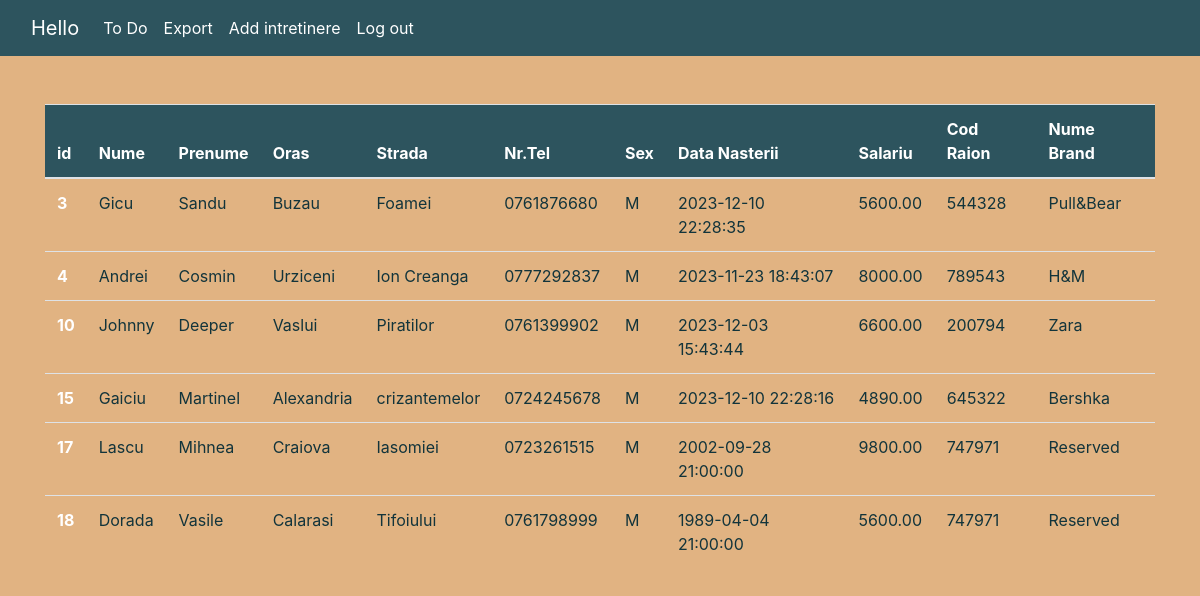
The page /MyShop/userdisplay.php on the database its author committed.
### tables this page shows
CREATE TABLE `angajati` (
  `AngajatiD` int(11) NOT NULL,
  `Nume` varchar(50) NOT NULL,
  `Prenume` varchar(50) NOT NULL,
  `CNP` char(13) NOT NULL,
  `Oras` varchar(50) NOT NULL,
  `Strada` varchar(50) NOT NULL,
  `NrTel` char(13) NOT NULL,
  `Sex` char(1) NOT NULL,
  `DataNasterii` timestamp NOT NULL DEFAULT current_timestamp() ON UPDATE current_timestamp(),
  `Salariu` decimal(8,2) NOT NULL,
  `SupervizorID` int(11) DEFAULT NULL,
  `LinieProductieID` int(11) DEFAULT NULL
);

CREATE TABLE `liniedeproductie` (
  `LinieProductieID` int(11) NOT NULL,
  `NumeBrand` varchar(50) NOT NULL,
  `CodRaion` varchar(50) NOT NULL
);

### MyShop/userdisplay.php (the view, shortened to what this page needs)
<?php
require_once 'include/db.inc.php';
?>
<!DOCTYPE html>
<html lang="en">
<head>
    <link rel="stylesheet" href="https://cdn.jsdelivr.net/npm/bootstrap@4.0.0/dist/css/bootstrap.min.css">
    <link rel="stylesheet" href="style/Popup.css">
</head>
<body>
    <nav class="navbar navbar-expand-lg bg-body-tertiary " style="background-color: #2d545e;">
        <div class="container-fluid">
            <a class="navbar-brand" href="userdisplay.php">Hello
            </a>
            <div class="collapse navbar-collapse" id="navbarNav">
                <ul class="navbar-nav">
                    <li class="nav-item">
                        <a class="nav-link active" aria-current="page" href="usertodo.php">To Do</a>
                    </li>
                    <li class="nav-item">
                        <a class="nav-link" href="userexport.php">Export</a>
                    </li>
                    <li class="nav-item">
                        <?php
                        echo '<a class="nav-link" href="#" onclick="displayPopup(event)">Add intretinere</a>';
                        ?>
                    </li>
                    <li class="nav-item">
                        <a class="nav-link" href="login.php">Log out</a>
                    </li>
                </ul>
            </div>
        </div>
    </nav>
    <div class="container">
        <table class="table my-5">
            <thead class="thead" style="background-color: #2d545e;">
                <tr>
                    <th scope="col">id</th>
                    <th scope="col">Nume</th>
                    <th scope="col">Prenume</th>
                    <th scope="col">Oras</th>
                    <th scope="col">Strada</th>
                    <th scope="col">Nr.Tel</th>
                    <th scope="col">Sex</th>
                    <th scope="col">Data Nasterii</th>
                    <th scope="col">Salariu</th>
                    <th scope="col">Cod Raion</th>
                    <th scope="col">Nume Brand</th>
                </tr>
            </thead>
            <tbody>
                <?php
                $sql = "SELECT A.*, B.CodRaion AS 'CodRaion', B.NumeBrand AS 'NumeBrand'
                        FROM angajati A JOIN liniedeproductie B ON A.LinieProductieID = B.LinieProductieID;";
                $result = $pdo->query($sql);
                if ($result) {
                    while ($row = $result->fetch(PDO::FETCH_ASSOC)) {
                        $id = $row["AngajatiD"];
                        $nume = $row["Nume"];
                        $prenume = $row["Prenume"];
                        $oras = $row["Oras"];
                        $strada = $row["Strada"];
                        $nrtel = $row["NrTel"];
                        $sex = $row["Sex"];
                        $data = $row["DataNasterii"];
                        $salariu = $row["Salariu"];
                        $codraion = $row["CodRaion"];
                        $numebrand = $row["NumeBrand"];
                        echo '<tr>
                        <th scope="row">' . $id . '</th>
                        <td>' . $nume . '</td>
                        <td>' . $prenume . '</td>
                        <td>' . $oras . '</td>
                        <td>' . $strada . '</td>
                        <td>' . $nrtel . '</td>
                        <td>' . $sex . '</td>
                        <td>' . $data . '</td>
                        <td>' . $salariu . '</td>
                        <td>' . $codraion . '</td>
                        <td>' . $numebrand . '</td>
                        </tr>';
                    }
                }
                ?>
            </tbody>
        </table>
    </div>
</body>
</html>

### MyShop/style/Popup.css (style rules this page uses)
body { background-color: #e1b382 !important; }
.navbar-nav .nav-link, .navbar-brand, th { color: white !important; }
td { color: #12343b; }

### rows shown on the page
angajati: AngajatiD "3", Nume "Gicu", Prenume "Sandu", Oras "Buzau", Strada "Foamei", NrTel "0761876680", Sex "M", DataNasterii "2023-12-10 22:28:35", Salariu "5600.00", LinieProductieID.CodRaion "544328", LinieProductieID.NumeBrand "Pull&Bear"
angajati: AngajatiD "4", Nume "Andrei", Prenume "Cosmin", Oras "Urziceni", Strada "Ion Creanga", NrTel "0777292837", Sex "M", DataNasterii "2023-11-23 18:43:07", Salariu "8000.00", LinieProductieID.CodRaion "789543", LinieProductieID.NumeBrand "H&M"
angajati: AngajatiD "10", Nume "Johnny", Prenume "Deeper", Oras "Vaslui", Strada "Piratilor", NrTel "0761399902", Sex "M", DataNasterii "2023-12-03 15:43:44", Salariu "6600.00", LinieProductieID.CodRaion "200794", LinieProductieID.NumeBrand "Zara"
angajati: AngajatiD "15", Nume "Gaiciu", Prenume "Martinel", Oras "Alexandria", Strada "crizantemelor", NrTel "0724245678", Sex "M", DataNasterii "2023-12-10 22:28:16", Salariu "4890.00", LinieProductieID.CodRaion "645322", LinieProductieID.NumeBrand "Bershka"
angajati: AngajatiD "17", Nume "Lascu", Prenume "Mihnea", Oras "Craiova", Strada "Iasomiei", NrTel "0723261515", Sex "M", DataNasterii "2002-09-28 21:00:00", Salariu "9800.00", LinieProductieID.CodRaion "747971", LinieProductieID.NumeBrand "Reserved"
angajati: AngajatiD "18", Nume "Dorada", Prenume "Vasile", Oras "Calarasi", Strada "Tifoiului", NrTel "0761798999", Sex "M", DataNasterii "1989-04-04 21:00:00", Salariu "5600.00", LinieProductieID.CodRaion "747971", LinieProductieID.NumeBrand "Reserved"
